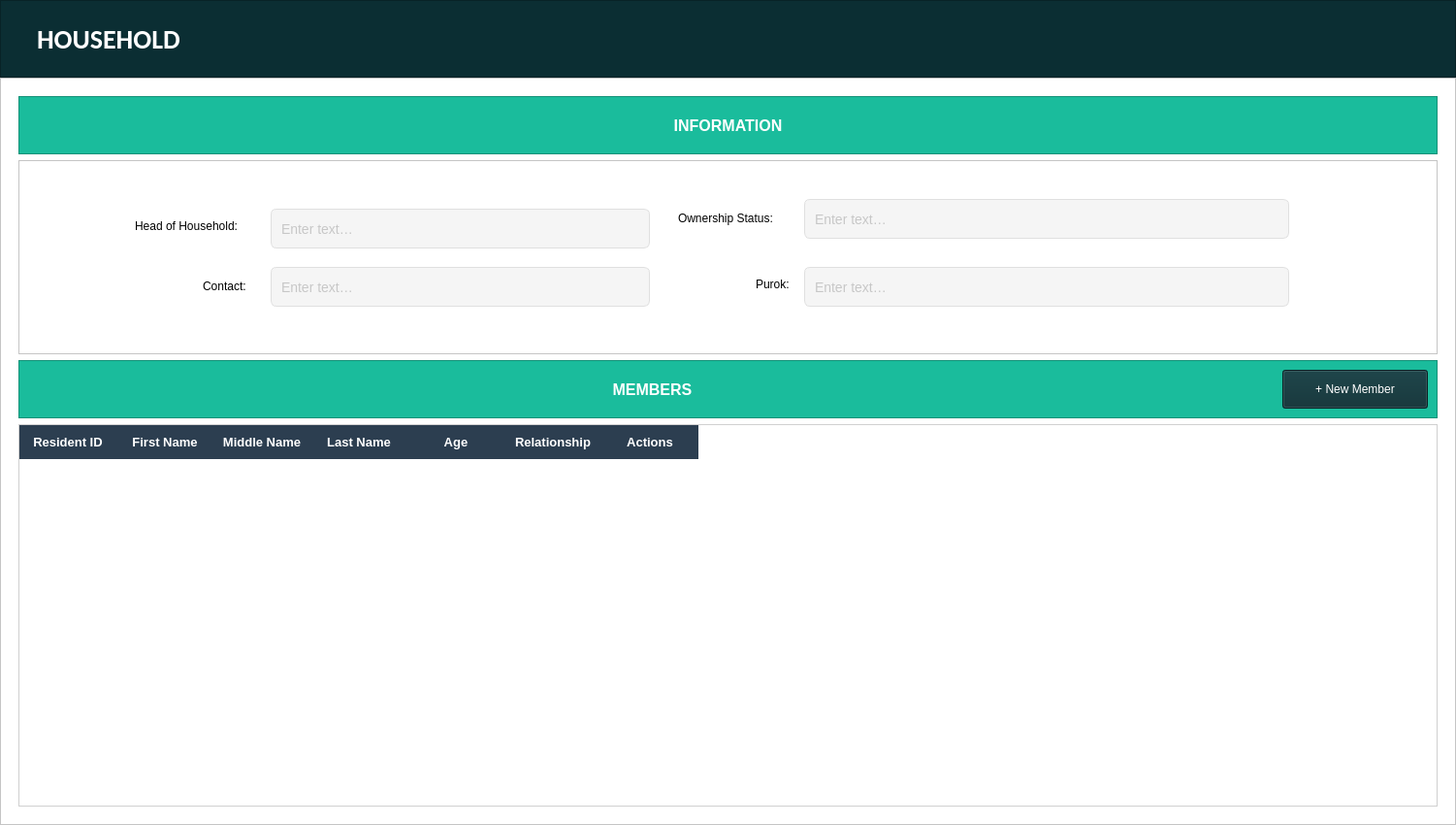
<?xml version="1.0" encoding="UTF-8"?>
<ui version="4.0">
 <class>ProfilingWidget</class>
 <widget class="QWidget" name="ProfilingWidget">
  <property name="geometry">
   <rect>
    <x>0</x>
    <y>0</y>
    <width>1501</width>
    <height>850</height>
   </rect>
  </property>
  <property name="windowTitle">
   <string>Form</string>
  </property>
  <layout class="QVBoxLayout" name="verticalLayout">
   <property name="spacing">
    <number>0</number>
   </property>
   <property name="leftMargin">
    <number>0</number>
   </property>
   <property name="topMargin">
    <number>0</number>
   </property>
   <property name="rightMargin">
    <number>0</number>
   </property>
   <property name="bottomMargin">
    <number>0</number>
   </property>
   <item>
    <widget class="QFrame" name="frame">
     <property name="minimumSize">
      <size>
       <width>0</width>
       <height>80</height>
      </size>
     </property>
     <property name="maximumSize">
      <size>
       <width>16777215</width>
       <height>80</height>
      </size>
     </property>
     <property name="font">
      <font>
       <pointsize>12</pointsize>
      </font>
     </property>
     <property name="styleSheet">
      <string notr="true">background-color: #0B2E33;

</string>
     </property>
     <property name="frameShape">
      <enum>QFrame::StyledPanel</enum>
     </property>
     <property name="frameShadow">
      <enum>QFrame::Raised</enum>
     </property>
     <layout class="QVBoxLayout" name="verticalLayout_3">
      <property name="leftMargin">
       <number>37</number>
      </property>
      <item>
       <widget class="QLabel" name="label">
        <property name="maximumSize">
         <size>
          <width>16777215</width>
          <height>100</height>
         </size>
        </property>
        <property name="font">
         <font>
          <family>Calibri</family>
          <pointsize>21</pointsize>
          <weight>75</weight>
          <bold>true</bold>
         </font>
        </property>
        <property name="styleSheet">
         <string notr="true">color:white;
border:none;</string>
        </property>
        <property name="text">
         <string>HOUSEHOLD</string>
        </property>
       </widget>
      </item>
     </layout>
    </widget>
   </item>
   <item>
    <widget class="QFrame" name="frame_2">
     <property name="font">
      <font>
       <pointsize>12</pointsize>
      </font>
     </property>
     <property name="styleSheet">
      <string notr="true">QFrame {

background-color: white;

}</string>
     </property>
     <property name="frameShape">
      <enum>QFrame::StyledPanel</enum>
     </property>
     <property name="frameShadow">
      <enum>QFrame::Raised</enum>
     </property>
     <layout class="QVBoxLayout" name="verticalLayout_2">
      <item>
       <widget class="QWidget" name="widget" native="true">
        <layout class="QVBoxLayout" name="verticalLayout_5">
         <item>
          <widget class="QFrame" name="frame_4">
           <property name="minimumSize">
            <size>
             <width>6</width>
             <height>60</height>
            </size>
           </property>
           <property name="styleSheet">
            <string notr="true">background-color: #1ABC9C	;</string>
           </property>
           <property name="frameShape">
            <enum>QFrame::StyledPanel</enum>
           </property>
           <property name="frameShadow">
            <enum>QFrame::Raised</enum>
           </property>
           <layout class="QVBoxLayout" name="verticalLayout_4">
            <item>
             <widget class="QLabel" name="label_4">
              <property name="font">
               <font>
                <pointsize>12</pointsize>
                <weight>75</weight>
                <bold>true</bold>
               </font>
              </property>
              <property name="styleSheet">
               <string notr="true">border:none; color: white;</string>
              </property>
              <property name="text">
               <string>INFORMATION</string>
              </property>
              <property name="alignment">
               <set>Qt::AlignCenter</set>
              </property>
             </widget>
            </item>
           </layout>
          </widget>
         </item>
         <item>
          <widget class="QFrame" name="frame_5">
           <property name="minimumSize">
            <size>
             <width>0</width>
             <height>200</height>
            </size>
           </property>
           <property name="maximumSize">
            <size>
             <width>16777215</width>
             <height>500</height>
            </size>
           </property>
           <property name="frameShape">
            <enum>QFrame::StyledPanel</enum>
           </property>
           <property name="frameShadow">
            <enum>QFrame::Raised</enum>
           </property>
           <widget class="QLineEdit" name="line_purok">
            <property name="enabled">
             <bool>false</bool>
            </property>
            <property name="geometry">
             <rect>
              <x>810</x>
              <y>110</y>
              <width>500</width>
              <height>41</height>
             </rect>
            </property>
            <property name="maximumSize">
             <size>
              <width>500</width>
              <height>16777215</height>
             </size>
            </property>
            <property name="font">
             <font>
              <pointsize>-1</pointsize>
              <underline>false</underline>
             </font>
            </property>
            <property name="styleSheet">
             <string notr="true">/* Base QLineEdit styling */
QLineEdit {
    background-color: #fff;           /* white background */
    border: 1px solid #ccc;           /* light gray border */
    border-radius: 6px;               /* rounded corners */
    padding: 6px 8px;                 /* vertical/horizontal padding */
    font-size: 14px;                  /* sensible text size */
    color: #333;                      /* dark text */
}

/* Hover state: slightly darker border */
QLineEdit:hover {
    border: 1px solid #999;
}

/* Focus state: blue glow and stronger border */
QLineEdit:focus {
    border: 1px solid #409EFF;        /* blue accent */
    outline: none;                    /* remove default focus ring */
}

/* Disabled state: muted look */
QLineEdit:disabled {
    background-color: #f5f5f5;
    border: 1px solid #e0e0e0;
    color: #999;
}

/* Placeholder text styling */
QLineEdit[echoMode=&quot;0&quot;] {            /* only applies when not password mode */
    qproperty-placeholderText: &quot;Enter text…&quot;;
}
QLineEdit::placeholder {
    color: #999;
    font-style: italic;
}
</string>
            </property>
            <property name="inputMask">
             <string/>
            </property>
            <property name="text">
             <string/>
            </property>
            <property name="placeholderText">
             <string>Enter text…</string>
            </property>
           </widget>
           <widget class="QLabel" name="label_3">
            <property name="geometry">
             <rect>
              <x>120</x>
              <y>60</y>
              <width>131</width>
              <height>16</height>
             </rect>
            </property>
            <property name="font">
             <font>
              <pointsize>9</pointsize>
             </font>
            </property>
            <property name="text">
             <string>Head of Household:</string>
            </property>
           </widget>
           <widget class="QLabel" name="label_5">
            <property name="geometry">
             <rect>
              <x>190</x>
              <y>120</y>
              <width>61</width>
              <height>20</height>
             </rect>
            </property>
            <property name="font">
             <font>
              <pointsize>9</pointsize>
             </font>
            </property>
            <property name="text">
             <string>Contact:</string>
            </property>
           </widget>
           <widget class="QLabel" name="label_6">
            <property name="geometry">
             <rect>
              <x>760</x>
              <y>120</y>
              <width>41</width>
              <height>16</height>
             </rect>
            </property>
            <property name="font">
             <font>
              <pointsize>9</pointsize>
             </font>
            </property>
            <property name="text">
             <string>Purok:</string>
            </property>
           </widget>
           <widget class="QLineEdit" name="line_contact">
            <property name="enabled">
             <bool>false</bool>
            </property>
            <property name="geometry">
             <rect>
              <x>260</x>
              <y>110</y>
              <width>391</width>
              <height>41</height>
             </rect>
            </property>
            <property name="maximumSize">
             <size>
              <width>500</width>
              <height>16777215</height>
             </size>
            </property>
            <property name="font">
             <font>
              <pointsize>-1</pointsize>
              <underline>false</underline>
             </font>
            </property>
            <property name="styleSheet">
             <string notr="true">/* Base QLineEdit styling */
QLineEdit {
    background-color: #fff;           /* white background */
    border: 1px solid #ccc;           /* light gray border */
    border-radius: 6px;               /* rounded corners */
    padding: 6px 8px;                 /* vertical/horizontal padding */
    font-size: 14px;                  /* sensible text size */
    color: #333;                      /* dark text */
}

/* Hover state: slightly darker border */
QLineEdit:hover {
    border: 1px solid #999;
}

/* Focus state: blue glow and stronger border */
QLineEdit:focus {
    border: 1px solid #409EFF;        /* blue accent */
    outline: none;                    /* remove default focus ring */
}

/* Disabled state: muted look */
QLineEdit:disabled {
    background-color: #f5f5f5;
    border: 1px solid #e0e0e0;
    color: #999;
}

/* Placeholder text styling */
QLineEdit[echoMode=&quot;0&quot;] {            /* only applies when not password mode */
    qproperty-placeholderText: &quot;Enter text…&quot;;
}
QLineEdit::placeholder {
    color: #999;
    font-style: italic;
}
</string>
            </property>
            <property name="placeholderText">
             <string>Enter text…</string>
            </property>
           </widget>
           <widget class="QLineEdit" name="line_head">
            <property name="enabled">
             <bool>false</bool>
            </property>
            <property name="geometry">
             <rect>
              <x>260</x>
              <y>50</y>
              <width>391</width>
              <height>41</height>
             </rect>
            </property>
            <property name="maximumSize">
             <size>
              <width>500</width>
              <height>16777215</height>
             </size>
            </property>
            <property name="font">
             <font>
              <pointsize>-1</pointsize>
              <underline>false</underline>
             </font>
            </property>
            <property name="styleSheet">
             <string notr="true">/* Base QLineEdit styling */
QLineEdit {
    background-color: #fff;           /* white background */
    border: 1px solid #ccc;           /* light gray border */
    border-radius: 6px;               /* rounded corners */
    padding: 6px 8px;                 /* vertical/horizontal padding */
    font-size: 14px;                  /* sensible text size */
    color: #333;                      /* dark text */
}

/* Hover state: slightly darker border */
QLineEdit:hover {
    border: 1px solid #999;
}

/* Focus state: blue glow and stronger border */
QLineEdit:focus {
    border: 1px solid #409EFF;        /* blue accent */
    outline: none;                    /* remove default focus ring */
}

/* Disabled state: muted look */
QLineEdit:disabled {
    background-color: #f5f5f5;
    border: 1px solid #e0e0e0;
    color: #999;
}

/* Placeholder text styling */
QLineEdit[echoMode=&quot;0&quot;] {            /* only applies when not password mode */
    qproperty-placeholderText: &quot;Enter text…&quot;;
}
QLineEdit::placeholder {
    color: #999;
    font-style: italic;
}
</string>
            </property>
            <property name="text">
             <string/>
            </property>
            <property name="placeholderText">
             <string>Enter text…</string>
            </property>
           </widget>
           <widget class="QLineEdit" name="line_ownership">
            <property name="enabled">
             <bool>false</bool>
            </property>
            <property name="geometry">
             <rect>
              <x>810</x>
              <y>40</y>
              <width>500</width>
              <height>41</height>
             </rect>
            </property>
            <property name="maximumSize">
             <size>
              <width>500</width>
              <height>16777215</height>
             </size>
            </property>
            <property name="font">
             <font>
              <pointsize>-1</pointsize>
              <underline>false</underline>
             </font>
            </property>
            <property name="styleSheet">
             <string notr="true">/* Base QLineEdit styling */
QLineEdit {
    background-color: #fff;           /* white background */
    border: 1px solid #ccc;           /* light gray border */
    border-radius: 6px;               /* rounded corners */
    padding: 6px 8px;                 /* vertical/horizontal padding */
    font-size: 14px;                  /* sensible text size */
    color: #333;                      /* dark text */
}

/* Hover state: slightly darker border */
QLineEdit:hover {
    border: 1px solid #999;
}

/* Focus state: blue glow and stronger border */
QLineEdit:focus {
    border: 1px solid #409EFF;        /* blue accent */
    outline: none;                    /* remove default focus ring */
}

/* Disabled state: muted look */
QLineEdit:disabled {
    background-color: #f5f5f5;
    border: 1px solid #e0e0e0;
    color: #999;
}

/* Placeholder text styling */
QLineEdit[echoMode=&quot;0&quot;] {            /* only applies when not password mode */
    qproperty-placeholderText: &quot;Enter text…&quot;;
}
QLineEdit::placeholder {
    color: #999;
    font-style: italic;
}
</string>
            </property>
            <property name="inputMask">
             <string/>
            </property>
            <property name="text">
             <string/>
            </property>
            <property name="placeholderText">
             <string>Enter text…</string>
            </property>
           </widget>
           <widget class="QLabel" name="label_7">
            <property name="geometry">
             <rect>
              <x>680</x>
              <y>50</y>
              <width>121</width>
              <height>20</height>
             </rect>
            </property>
            <property name="font">
             <font>
              <pointsize>9</pointsize>
             </font>
            </property>
            <property name="text">
             <string>Ownership Status:</string>
            </property>
           </widget>
          </widget>
         </item>
         <item>
          <widget class="QFrame" name="frame_3">
           <property name="minimumSize">
            <size>
             <width>0</width>
             <height>60</height>
            </size>
           </property>
           <property name="styleSheet">
            <string notr="true">background-color: #1ABC9C	;</string>
           </property>
           <property name="frameShape">
            <enum>QFrame::StyledPanel</enum>
           </property>
           <property name="frameShadow">
            <enum>QFrame::Raised</enum>
           </property>
           <layout class="QHBoxLayout" name="horizontalLayout">
            <item>
             <widget class="QLabel" name="label_2">
              <property name="font">
               <font>
                <pointsize>12</pointsize>
                <weight>75</weight>
                <bold>true</bold>
               </font>
              </property>
              <property name="styleSheet">
               <string notr="true">border:none; color: white;</string>
              </property>
              <property name="text">
               <string>MEMBERS</string>
              </property>
              <property name="alignment">
               <set>Qt::AlignCenter</set>
              </property>
             </widget>
            </item>
            <item>
             <widget class="QPushButton" name="addmember_btn">
              <property name="minimumSize">
               <size>
                <width>0</width>
                <height>40</height>
               </size>
              </property>
              <property name="maximumSize">
               <size>
                <width>150</width>
                <height>16777215</height>
               </size>
              </property>
              <property name="styleSheet">
               <string notr="true">background-color:#0B2E33; color: white;</string>
              </property>
              <property name="text">
               <string>+ New Member</string>
              </property>
             </widget>
            </item>
           </layout>
          </widget>
         </item>
         <item>
          <widget class="QTableWidget" name="table_members">
           <property name="styleSheet">
            <string notr="true">/* ─── Table Background &amp; Grid ───────────────────────────────────────── */
QTableWidget {
    background-color: #ffffff;
    gridline-color: #e0e0e0;
    border: 1px solid #d0d0d0;
    font: 12px &quot;Segoe UI&quot;, sans-serif;
    selection-background-color: #337ab7;
    selection-color: #ffffff;
}

/* ─── Header Styling ─────────────────────────────────────────────────── */
QHeaderView::section {
    background-color: #2c3e50;
    color: #ffffff;
    padding: 8px;
    border: 0px solid #34495e;
    font-weight: bold;
    font-size: 13px;
}

/* ─── Alternating Row Colors ────────────────────────────────────────── */
QTableWidget::item {
    background-color: #ffffff;
}

QTableWidget::item:alternate {
    background-color: #f7f7f7;
}

/* ─── Hover &amp; Selected Row ──────────────────────────────────────────── */
QTableWidget::item:hover {
    background-color: #e1f5fe;
}

QTableWidget::item:selected {
    background-color: #337ab7;
    color: #ffffff;
}

/* ─── Remove Focus Rectangle ────────────────────────────────────────── */
QTableWidget::focus {
    outline: none;
}

/* ─── Corner Button ─────────────────────────────────────────────────── */
QTableCornerButton::section {
    background-color: #2c3e50;
    border: 0px;
}
</string>
           </property>
           <column>
            <property name="text">
             <string>Resident ID</string>
            </property>
           </column>
           <column>
            <property name="text">
             <string>First Name</string>
            </property>
           </column>
           <column>
            <property name="text">
             <string>Middle Name</string>
            </property>
           </column>
           <column>
            <property name="text">
             <string>Last Name</string>
            </property>
           </column>
           <column>
            <property name="text">
             <string>Age</string>
            </property>
           </column>
           <column>
            <property name="text">
             <string>Relationship</string>
            </property>
           </column>
           <column>
            <property name="text">
             <string>Actions</string>
            </property>
           </column>
          </widget>
         </item>
        </layout>
       </widget>
      </item>
     </layout>
    </widget>
   </item>
  </layout>
 </widget>
 <resources>
  <include location="Cabs.qrc"/>
 </resources>
 <connections/>
</ui>
